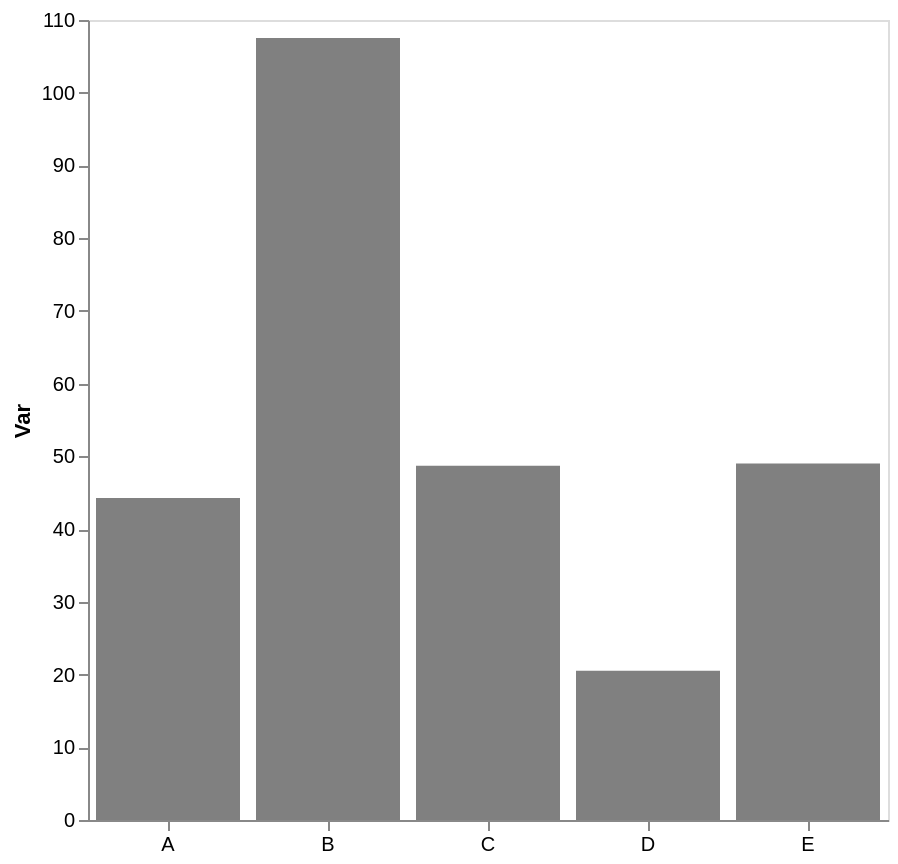

Specify this chart in Vega-Lite:
### Vega-Lite specification from a JSON file in a GitHub repository (floating-point values rounded to 4 significant figures)
{"config": {"view": {"continuousWidth": 300, "continuousHeight": 300}, "axis": {"grid": false}, "bar": {"color": "gray"}}, "data": {"name": "data-93315280acf929f8680865b352857105"}, "mark": {"type": "bar"}, "encoding": {"x": {"axis": {"labelAngle": 0, "title": null}, "field": "cat", "type": "nominal"}, "y": {"aggregate": "mean", "axis": {"title": "Var"}, "field": "var1", "type": "quantitative"}}, "height": 400, "width": 400, "$schema": "https://vega.github.io/schema/vega-lite/v5.17.0.json", "datasets": {"data-93315280acf929f8680865b352857105": [{"cat": "A", "var1": 45.44, "var2": 52.76}, {"cat": "C", "var1": 54.83, "var2": 50.15}, {"cat": "B", "var1": 80.03, "var2": 46.74}, {"cat": "E", "var1": 49.01, "var2": 44.46}, {"cat": "D", "var1": 27.11, "var2": 59.79}, {"cat": "B", "var1": 125.7, "var2": 53.85}, {"cat": "A", "var1": 43.09, "var2": 35.53}, {"cat": "D", "var1": 18.74, "var2": 57.11}, {"cat": "B", "var1": 121.3, "var2": 42.9}, {"cat": "C", "var1": 42.57, "var2": 64.52}, {"cat": "B", "var1": 103.2, "var2": 36.35}, {"cat": "D", "var1": 15.75, "var2": 45.6}]}}
